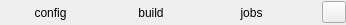
<?xml version="1.0" encoding="UTF-8"?>
<ui version="4.0">
 <class>WareBuildStatusWidget</class>
 <widget class="QWidget" name="WareBuildStatusWidget">
  <property name="geometry">
   <rect>
    <x>0</x>
    <y>0</y>
    <width>346</width>
    <height>25</height>
   </rect>
  </property>
  <property name="sizePolicy">
   <sizepolicy hsizetype="Fixed" vsizetype="Preferred">
    <horstretch>0</horstretch>
    <verstretch>0</verstretch>
   </sizepolicy>
  </property>
  <property name="windowTitle">
   <string>Form</string>
  </property>
  <layout class="QHBoxLayout" name="horizontalLayout_2" stretch="1,0,0">
   <property name="spacing">
    <number>0</number>
   </property>
   <property name="sizeConstraint">
    <enum>QLayout::SetMinimumSize</enum>
   </property>
   <property name="leftMargin">
    <number>0</number>
   </property>
   <property name="topMargin">
    <number>0</number>
   </property>
   <property name="rightMargin">
    <number>0</number>
   </property>
   <property name="bottomMargin">
    <number>0</number>
   </property>
   <item>
    <layout class="QHBoxLayout" name="horizontalLayout" stretch="1,1,1">
     <property name="spacing">
      <number>0</number>
     </property>
     <property name="sizeConstraint">
      <enum>QLayout::SetFixedSize</enum>
     </property>
     <item>
      <widget class="openfluid::ui::common::ActionLabel" name="configStatus">
       <property name="sizePolicy">
        <sizepolicy hsizetype="Fixed" vsizetype="Preferred">
         <horstretch>0</horstretch>
         <verstretch>0</verstretch>
        </sizepolicy>
       </property>
       <property name="minimumSize">
        <size>
         <width>100</width>
         <height>0</height>
        </size>
       </property>
       <property name="maximumSize">
        <size>
         <width>150</width>
         <height>16777215</height>
        </size>
       </property>
       <property name="layoutDirection">
        <enum>Qt::LeftToRight</enum>
       </property>
       <property name="text">
        <string notr="true">config</string>
       </property>
       <property name="alignment">
        <set>Qt::AlignCenter</set>
       </property>
      </widget>
     </item>
     <item>
      <widget class="openfluid::ui::common::ActionLabel" name="buildStatus">
       <property name="sizePolicy">
        <sizepolicy hsizetype="Fixed" vsizetype="Preferred">
         <horstretch>0</horstretch>
         <verstretch>0</verstretch>
        </sizepolicy>
       </property>
       <property name="minimumSize">
        <size>
         <width>100</width>
         <height>0</height>
        </size>
       </property>
       <property name="maximumSize">
        <size>
         <width>150</width>
         <height>16777215</height>
        </size>
       </property>
       <property name="text">
        <string notr="true">build</string>
       </property>
       <property name="scaledContents">
        <bool>false</bool>
       </property>
       <property name="alignment">
        <set>Qt::AlignCenter</set>
       </property>
      </widget>
     </item>
     <item>
      <widget class="openfluid::ui::common::ActionLabel" name="jobStatus">
       <property name="sizePolicy">
        <sizepolicy hsizetype="Fixed" vsizetype="Preferred">
         <horstretch>0</horstretch>
         <verstretch>0</verstretch>
        </sizepolicy>
       </property>
       <property name="minimumSize">
        <size>
         <width>100</width>
         <height>0</height>
        </size>
       </property>
       <property name="maximumSize">
        <size>
         <width>150</width>
         <height>16777215</height>
        </size>
       </property>
       <property name="text">
        <string notr="true">jobs</string>
       </property>
       <property name="alignment">
        <set>Qt::AlignCenter</set>
       </property>
      </widget>
     </item>
    </layout>
   </item>
   <item>
    <spacer name="horizontalSpacer">
     <property name="orientation">
      <enum>Qt::Horizontal</enum>
     </property>
     <property name="sizeType">
      <enum>QSizePolicy::Fixed</enum>
     </property>
     <property name="sizeHint" stdset="0">
      <size>
       <width>20</width>
       <height>20</height>
      </size>
     </property>
    </spacer>
   </item>
   <item>
    <widget class="QPushButton" name="buildOptionsButton">
     <property name="minimumSize">
      <size>
       <width>24</width>
       <height>0</height>
      </size>
     </property>
     <property name="maximumSize">
      <size>
       <width>24</width>
       <height>16777215</height>
      </size>
     </property>
     <property name="text">
      <string notr="true"/>
     </property>
    </widget>
   </item>
  </layout>
 </widget>
 <customwidgets>
  <customwidget>
   <class>openfluid::ui::common::ActionLabel</class>
   <extends>QLabel</extends>
   <header location="global">openfluid/ui/common/ActionLabel.hpp</header>
  </customwidget>
 </customwidgets>
 <resources/>
 <connections/>
</ui>
